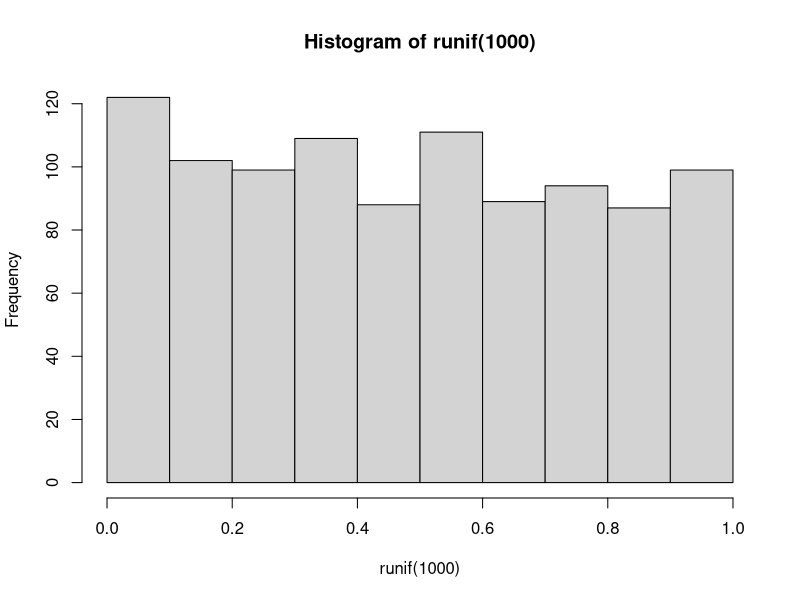
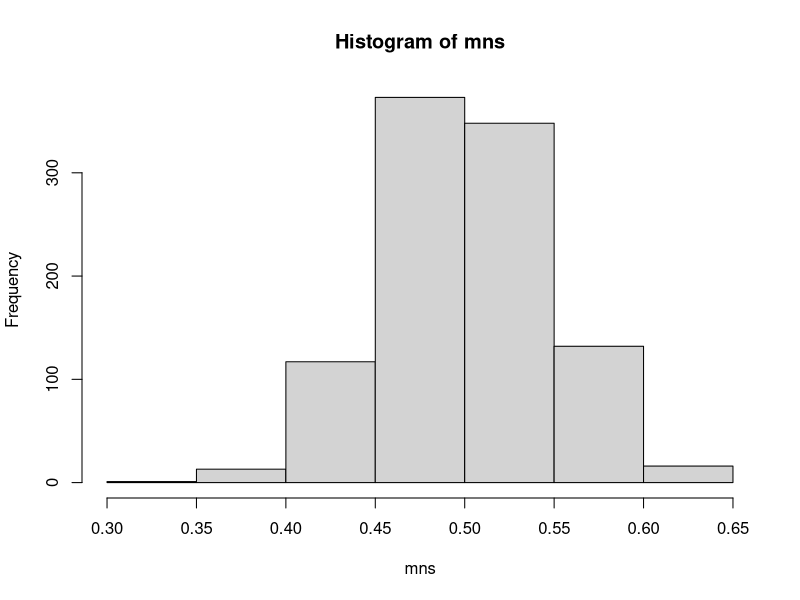

These charts were generated, in order, by the following R code:
## ---- chunk 1
hist(runif(1000))
## ---- chunk 2
mns = NULL
for (i in 1 : 1000) mns = c(mns, mean(runif(40)))
hist(mns)
